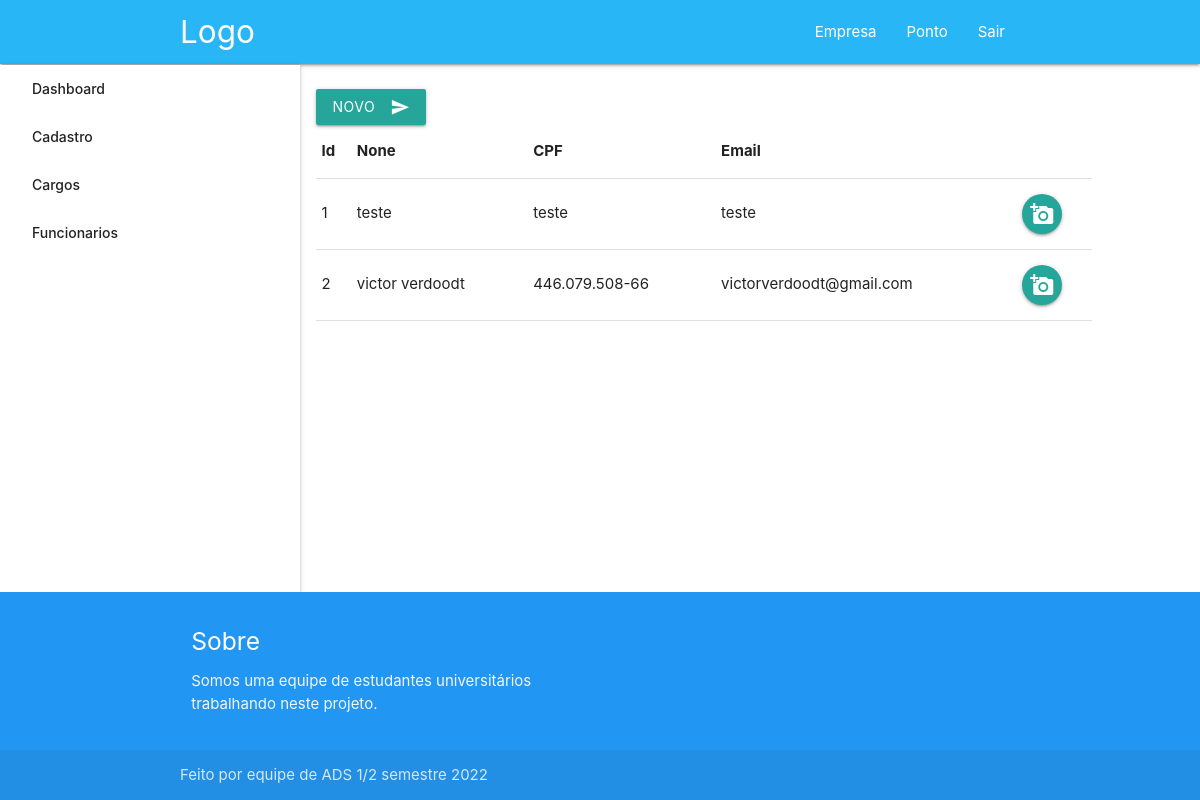
Before: /funcionarios (signed in) with the older database file.
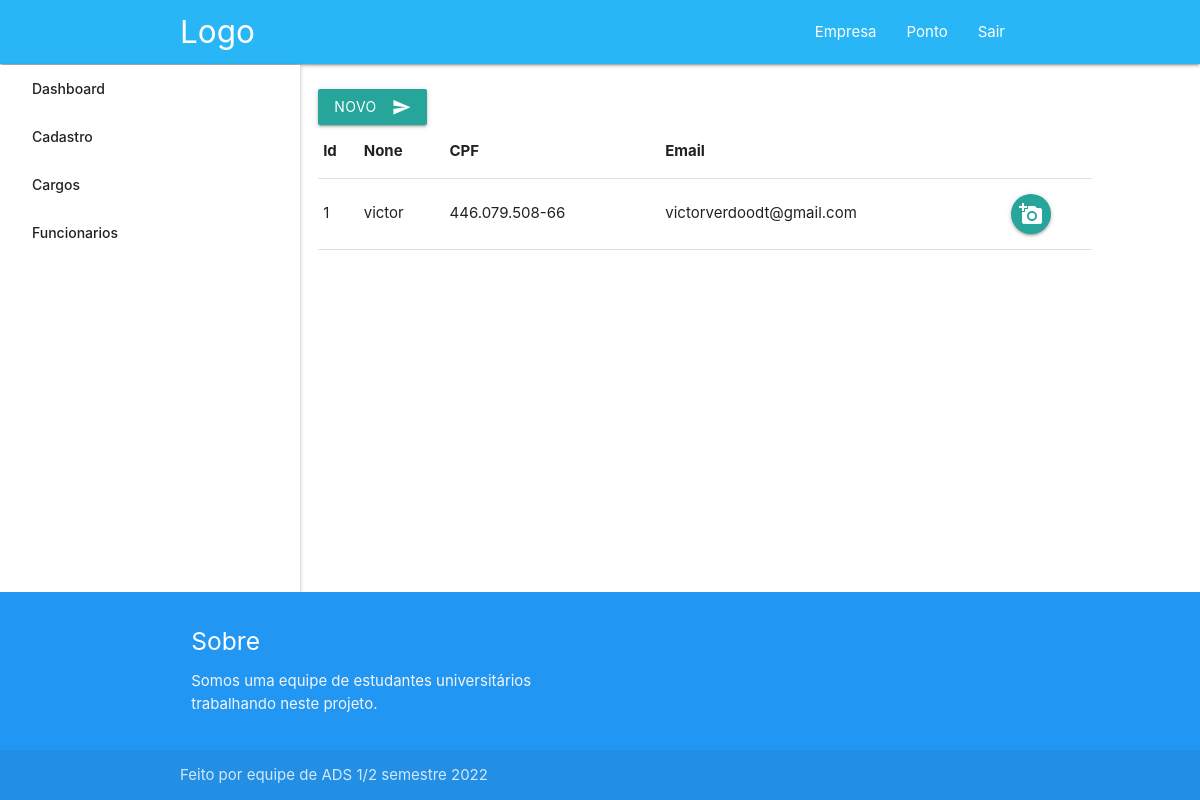
After: the same page with the newer database file.
### app/models/funcionario.py (models this page shows, shortened)
class Funcionario(db.Model):
    id_funcionario = db.Column(db.Integer, primary_key=True, autoincrement=True)
    nome = db.Column(db.String(40), nullable=False)
    cpf = db.Column(db.String(11), nullable=False)
    email = db.Column(db.String(40), nullable=False)
    senha = db.Column(db.String(20), nullable=False)
    id_cargo = db.Column(db.Integer, db.ForeignKey('cargo.id_cargo'), nullable=False)
    id_empresa = db.Column(db.Integer, db.ForeignKey('empresa.id_empresa'), nullable=False)
    data_criacao = db.Column(db.DateTime, default=datetime.datetime.now())
    empresas = db.relationship('Empresa', back_populates='funcionarios')
    cargo = db.relationship('Cargo', backref='funcionarios', lazy=True)
    funcionario_ponto = db.relationship('Funcionario_ponto', backref='funcionario', lazy=True)

### app/routes.py (the view)
@app.route('/funcionarios', methods=['GET'])
@helper.token_required
def detalhe_funcionario(current_user):
    logado = helper.token_validate(request)
    users = funcionario.funcionarios_by_empresa(current_user.id_empresa)
    return render_template('detalhe_funcionario.html', users=users, logado=logado)

### app/views/empresa.py (called while the page is built)
def empresa_by_cnpj(cnpj):
    try:
        return Empresa.query.filter(Empresa.cnpj == cnpj).one()
    except:
        return None

### app/views/funcionario.py (called while the page is built)
def funcionarios_by_empresa(idEmpresa):
    try:
        return Funcionario.query.filter(Funcionario.id_empresa == idEmpresa).all()
    except:
        return None

### app/views/helper.py (called while the page is built)
def token_required(f):
    @wraps(f)
    def decorated(*args, **kwargs):
        token = request.cookies.get('token')
        if not token:
            return redirect("/login")
        try:
            data = jwt.decode(token, app.config['SECRET_KEY'], algorithms=['HS256'])
            current_user = empresa_by_cnpj(cnpj=data['username'])
            if not current_user:
                return redirect("/login")
        except:
            return redirect("/login")
        return f(current_user, *args, **kwargs)
    return decorated

def token_validate(request):
    token = request.cookies.get('token')
    try:
        data = jwt.decode(token, app.config['SECRET_KEY'], algorithms=['HS256'])
        current_user = empresa_by_cnpj(cnpj=data['username'])
        if current_user:
            return True
    except:
        return None
    return None

### app/templates/detalhe_funcionario.html
{% extends "detalhe_layout.html" %}
{% block empresa %}
<div style="display: inline-flex;flex-direction: column;align-items: start;width: 100%;margin-left: 25%">
   <a href="/funcionario"><button class="btn waves-effect waves-light"> Novo <i class="material-icons right">send</i> </button></a>
  <table id="data" class="highlight">
    <thead>
      <tr>
        <th>Id</th>
        <th>None</th>
        <th>CPF</th>
        <th>Email</th>
      </tr>
    </thead>
    <tbody>
      {% for user in users %}
        <tr>
          <td>{{ user.id_funcionario }}</td>
          <td>{{ user.nome }}</td>
          <td>{{ user.cpf }}</td>
          <td>{{ user.email }}</td>
          <td><a href="/ponto/{{ user.id_funcionario }}"><button class="btn-floating"><i class="Small material-icons">add_a_photo</i></button></a></td>
        </tr>
      {% endfor %}
    </tbody>
  </table>
  </div>
{% endblock %}

Changed rows visible on the page:
removed Funcionario: id_funcionario "2", nome "victor verdoodt", cpf "446.079.508-66", email "victorverdoodt@gmail.com"
changed Funcionario id 1: nome "teste" → "victor"; cpf "teste" → "446.079.508-66"; email "teste" → "victorverdoodt@gmail.com"
